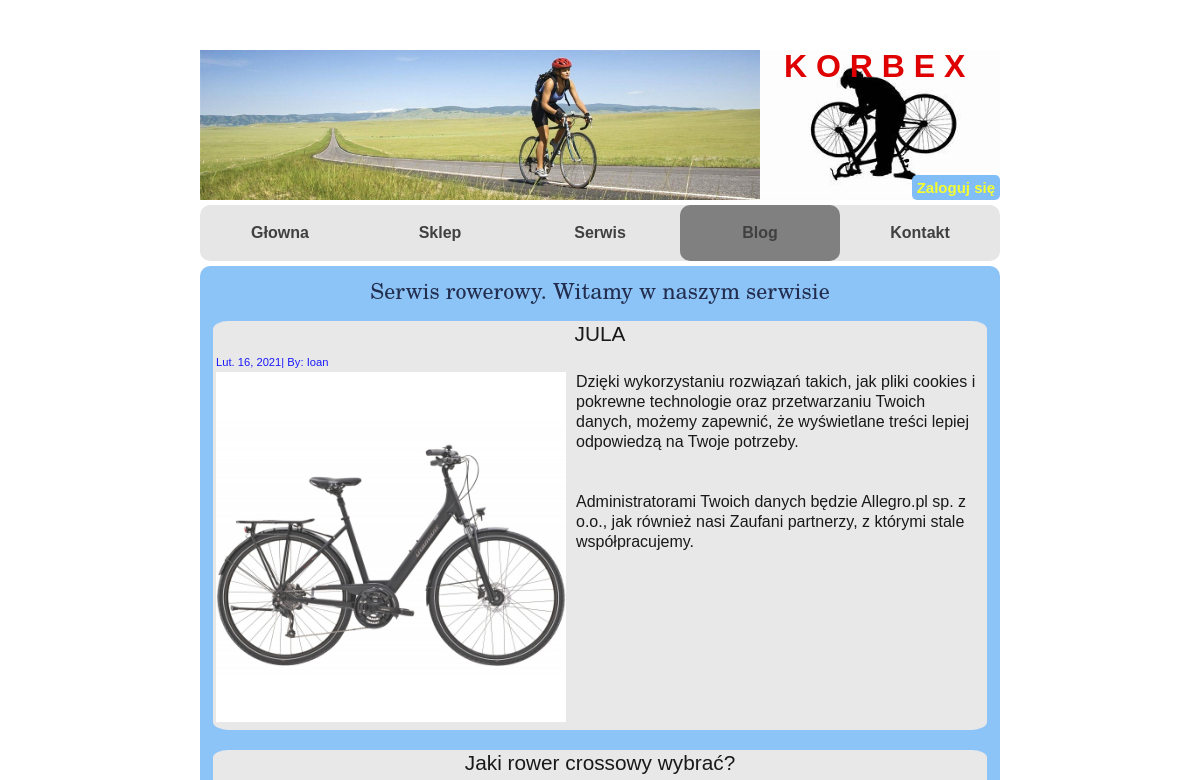
The app's page /blog (upper part), older data.
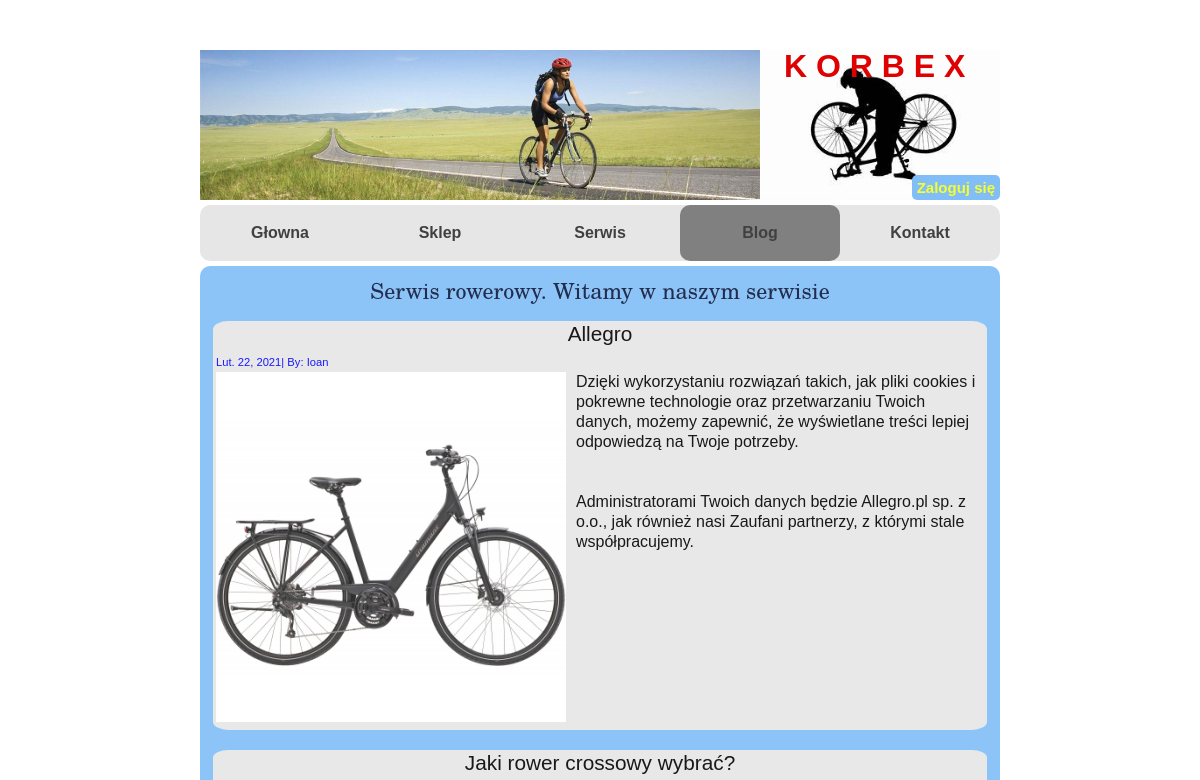
The same page, newer data.
### korbex/models.py (models this page shows, shortened)
class Blog(models.Model):
    title = models.CharField(max_length=50, unique=True, verbose_name='Tytulł')
    content = models.TextField(verbose_name='Treść')
    image = models.ImageField(null=True, blank=True, verbose_name='Obrazek do artyklu', upload_to='blog_image')
    data_add = models.DateField(auto_now=True)
    author = models.CharField(max_length=20, verbose_name='Awtor artyklu')
    @property
    def imageUrl(self):
        try:
            wg = self.image.url
        except:
            wg = ''
        return wg

### korbex/views.py (the view)
# urls.py: path('blog', views.blog, name='blog_p'),
def blog(request):
    blog_id = request.GET.get("id", '')
    if blog_id != '':
        home_blog = Blog.objects.get(id=blog_id)
    else:
        home_blog = None
    blogcontent = Blog.objects.all().order_by("-data_add")
    context = {'blogcontent': blogcontent, "home_blog": home_blog}
    return render(request, 'korbex/blog.html', context)

### korbex/templates/korbex/blog.html (shortened to what this page needs)
{% extends "./index.html" %}
{% load static %}
{%block blog%}
    active
{%endblock%}
{% block content %}
    <div class="content-blog">
<h1 style="margin: 10px">Serwis rowerowy. Witamy w naszym serwisie
</h1>
    {% for item in blogcontent %}
        <div id="art{{item.id}}" class="post">
            <h2>{{item.title}}
            </h2>
            <p class="meta">{{item.data_add}}| By: {{item.author}}</p>
            <img src="{{item.imageUrl}}">
            <p>{{item.content|linebreaksbr}}</p>
        </div>
    {% endfor %}
    </div>
{% endblock %}

Row changes from the older to the newer data that the page shows:
changed Blog "Ioan": title "JULA" → "Allegro"; data_add "Lut. 16, 2021" → "Lut. 22, 2021"
